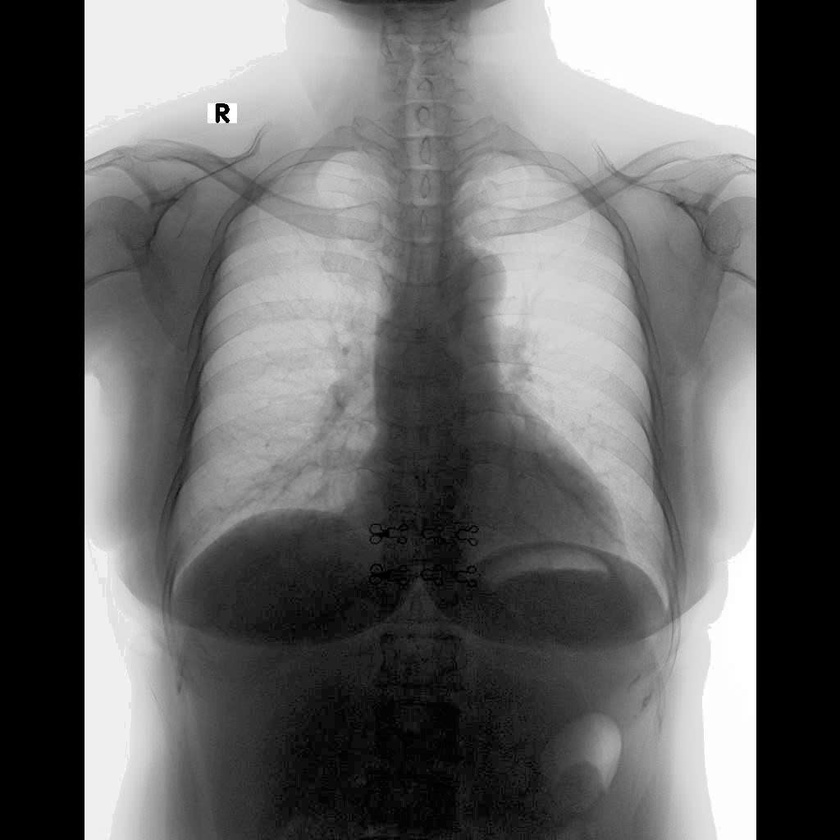
#> input picture final/image.jpg, 840 x 840 px, shrunk from 1024 x 1024 before the run
$ python de4.py
#> lines starting #> are read from the running program, lines starting #| are printed output that depends on the picture; after the words box and inside, x2 and y2 are one past the last pixel; in counts of white or black regions, pixels touching at a corner belong together
import numpy as np
import matplotlib.pyplot as plt
from PIL import Image


def tinh_histogram(image_array):
    hist, _ = np.histogram(image_array.flatten(), bins=256, range=(0, 256))
    return hist


def phan_vung_anh(image_array, t1, t2):
    output_img = np.zeros_like(image_array)

    mask_toi = image_array < t1
    mask_tb = (image_array >= t1) & (image_array < t2)
    mask_sang = image_array >= t2

    output_img[mask_toi] = 0
    output_img[mask_tb] = 128
    output_img[mask_sang] = 255

    # Cách 2 (ngắn gọn hơn): Dùng np.select
    # conditions = [image_array < t1, (image_array >= t1) & (image_array < t2), image_array >= t2]
    # choices = [0, 128, 255]
    # output_img = np.select(conditions, choices)

    return output_img


def main():
    img = Image.open("image.jpg").convert("L")
    img_arr = np.array(img)

    hist = tinh_histogram(img_arr)
#> in tinh_histogram, `hist, _ = np.histogram(image_array.flatten(), bins=256, range=(0, 256))`: hist = 256 values, max 136669 at index 0, min 87 at index 244, mean 2756.2

    T1 = 85  # Ngưỡng tối
    T2 = 170  # Ngưỡng sáng

    segmented_img = phan_vung_anh(img_arr, T1, T2)
#> in phan_vung_anh, `mask_toi = image_array < t1`:
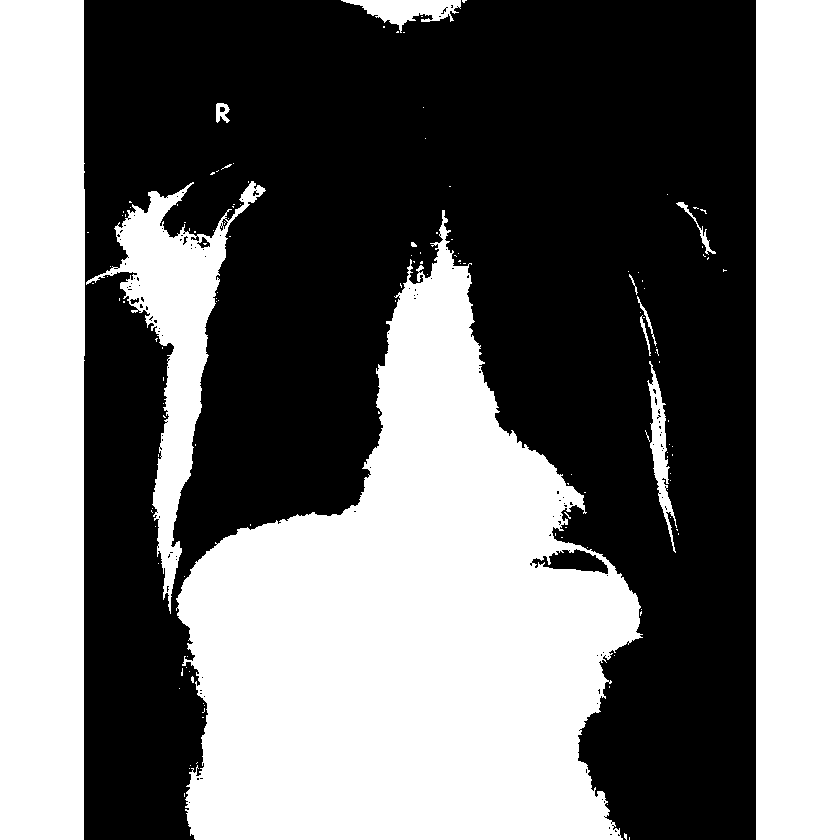
#> mask_toi: shape (840, 840) bool; 46.2% white; 139 white regions (127 under 20 px), largest, box (x1, y1, x2, y2) and area: (176, 210, 643, 840) 161834, (0, 0, 85, 840) 70731, (756, 0, 840, 840) 70560
#> in phan_vung_anh, `mask_tb = (image_array >= t1) & (image_array < t2)`:
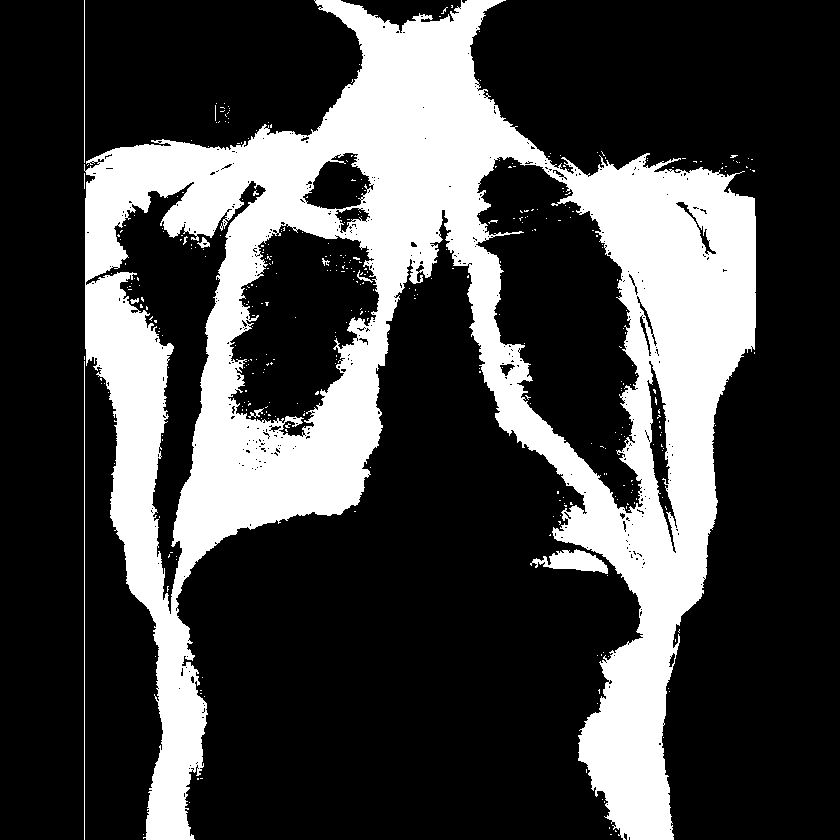
#> mask_tb: shape (840, 840) bool; 27% white; 381 white regions (372 under 20 px), largest, box (x1, y1, x2, y2) and area: (84, 0, 756, 840) 187336, (530, 549, 608, 574) 1037, (84, 361, 85, 840) 479
#> in phan_vung_anh, `mask_sang = image_array >= t2`:
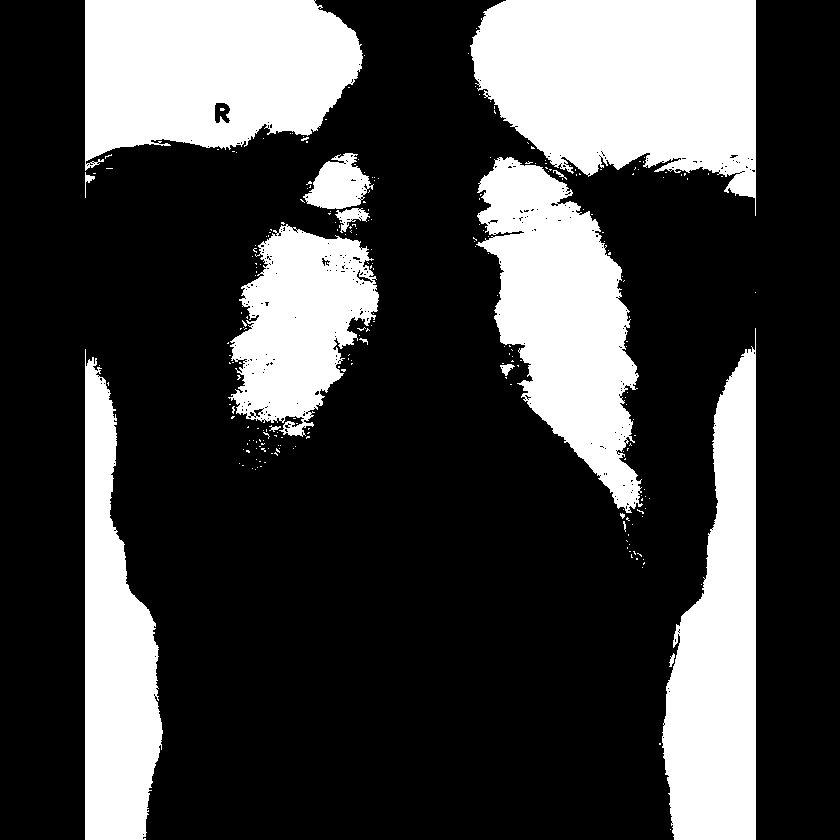
#> mask_sang: shape (840, 840) bool; 26.9% white; 253 white regions (239 under 20 px), largest, box (x1, y1, x2, y2) and area: (470, 0, 756, 216) 44162, (85, 0, 363, 171) 36334, (476, 157, 643, 513) 31434
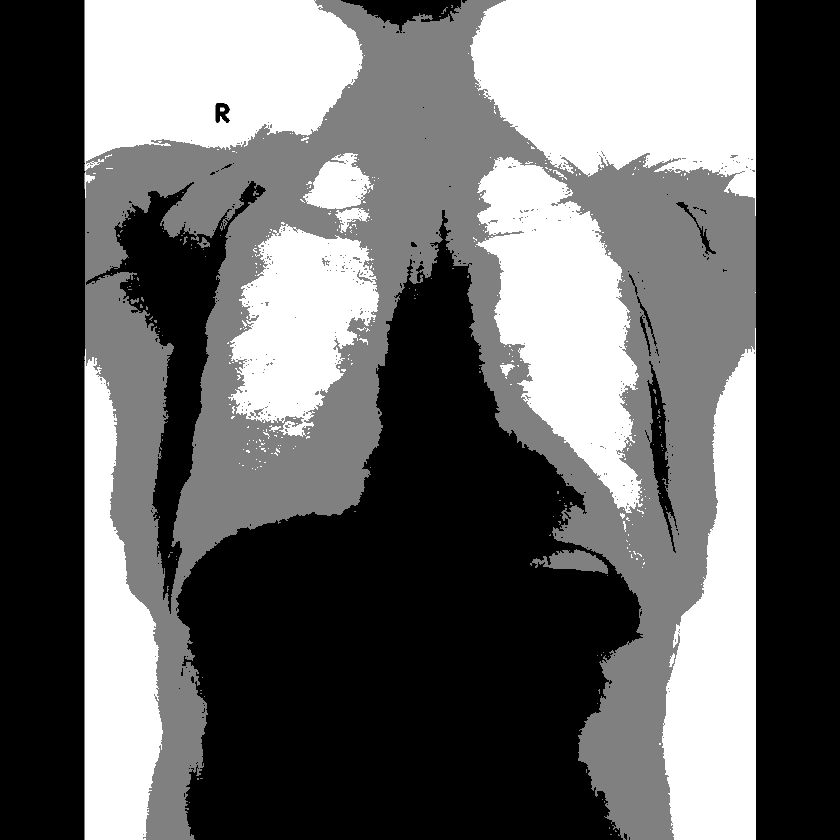
#> segmented_img: shape (840, 840); min 0, max 255, mean 103

    fig, axes = plt.subplots(1, 3, figsize=(15, 5))

    axes[0].imshow(img_arr, cmap="gray", vmin=0, vmax=255)
    axes[0].set_title("Ảnh Gốc")
    axes[0].axis("off")

    axes[1].plot(hist, color="black")
    axes[1].axvline(T1, color="red", linestyle="--", label=f"T1={T1}")
    axes[1].axvline(T2, color="blue", linestyle="--", label=f"T2={T2}")
    axes[1].set_title("Histogram & Ngưỡng phân vùng")
    axes[1].legend()
    axes[1].set_xlim([0, 255])

    axes[2].imshow(segmented_img, cmap="gray", vmin=0, vmax=255)
    axes[2].set_title("Ảnh Phân Vùng (3 Mức)")
    axes[2].axis("off")

    plt.tight_layout()
    plt.show()
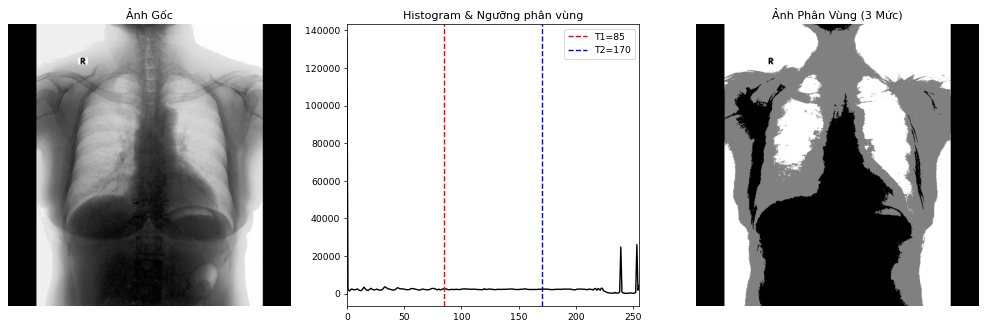
#> figure drawn by matplotlib, 3 panels; panel 2: curve peaks at x = 0, y = 136669


if __name__ == "__main__":
    main()
